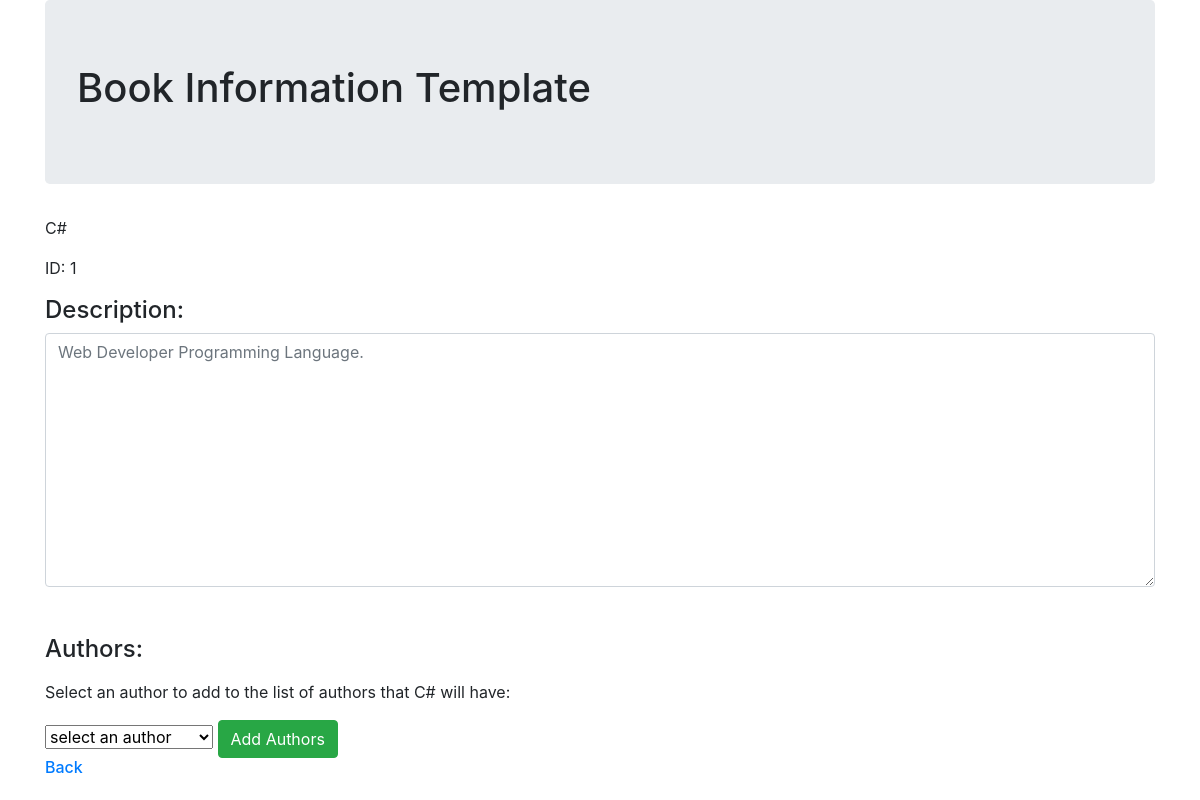
Screenshot of /bookInfo/1 with the database file from the repository.
### BooksandAuthorsApp/models.py (models this page shows)
class Book(models.Model):
    title = models.CharField(max_length=255)
    desc = models.TextField()
    created_at = models.DateTimeField(auto_now_add=True)
    updated_at = models.DateTimeField(auto_now=True)

### BooksandAuthorsApp/views.py (the view)
# urls.py: path('bookInfo/<bookId>', views.showbookInfo),
def showbookInfo(request, bookId):
    showbook = Book.objects.get(id= bookId)
    context = {
        'book': showbook,
        'allauthors': Author.objects.all()
    }
    return render(request, "bookInfo.html", context)

### BooksandAuthorsApp/templates/bookInfo.html (shortened to what this page needs)
<!DOCTYPE html>
<html lang="en">
<head>
    <link rel="stylesheet" href="https://stackpath.bootstrapcdn.com/bootstrap/4.4.1/css/bootstrap.min.css">
</head>
<body>
    <div class="container">
        <div class="jumbotron">
            <h1>Book Information Template</h1>
        </div>
        <p>{{ book.title }}</p>
        <p>ID: {{ book.id }}</p>
        <h4>Description:</h4>
        <textarea name="desc" id="" cols="30" rows="10" placeholder="{{ book.desc }}" class="form-control"></textarea>
        <br><br>
        <h4>Authors:</h4>
        <p>Select an author to add to the list of authors that {{ book.title }} will have:</p>
        <form action="/authorTobook/{{author.id}}" method="post">
            <select name="authorid" id= "">
                <option value="">select an author</option>
            </select>
            <input type="submit" value="Add Authors" class="btn btn-success">
        </form>
        <h6><a href="/">Back</a></h6>
    </div>
</body>
</html>

### rows the page displays
Book: title "C#", id "1", desc "Web Developer Programming Language."
